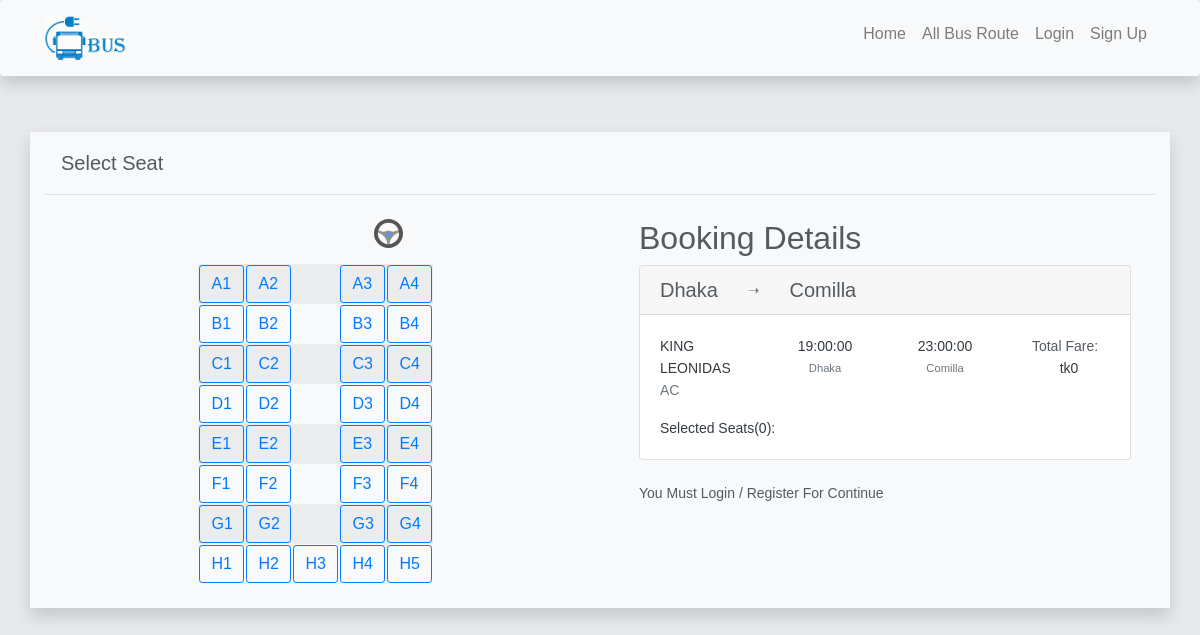
Page /booking.php?id=3 on the committed database.
### tables this page shows
CREATE TABLE `_all_bus` (
  `id` int(11) NOT NULL,
  `name` varchar(50) NOT NULL,
  `type` varchar(20) NOT NULL,
  `d_time` time NOT NULL,
  `d_place` varchar(20) NOT NULL,
  `a_time` time NOT NULL,
  `a_place` varchar(20) NOT NULL,
  `price` int(11) NOT NULL,
  `Sat` tinyint(1) NOT NULL,
  `Sun` tinyint(1) NOT NULL,
  `Mon` tinyint(1) NOT NULL,
  `Tue` tinyint(1) NOT NULL,
  `Wed` tinyint(1) NOT NULL,
  `Thu` tinyint(1) NOT NULL,
  `Fri` tinyint(1) NOT NULL,
  `number` int(20) NOT NULL
);

### booking.php (the view, shortened to what this page needs)
<?php
include 'include/header.php';
if(isset($_GET['id'])){
    $bus_id_get = $_GET['id'];
    $bus_check_query = "SELECT * FROM _all_bus WHERE id='$bus_id_get' LIMIT 1";
    $result = mysqli_query($conn, $bus_check_query);
    $bus = mysqli_fetch_assoc($result);
}
?>
<br>
<br>
<br>
<div class="container bg-light shadow">
    <div class="modal-header bg-light">
        <h5 class="modal-title">Select Seat</h5>
    </div>
    <div class="row">
        <div class="col-xs-12 col-lg-6 d-flex justify-content-center">
            <div class="rounded p-3 p-sm-4">
                <div class="row table">
                    <div class="col-9"></div>
                    <div class="col-3 d-flex justify-content-lg-end"><img src="img/steering-wheel.svg" alt="" width="40px"></div>
                </div>
            <table class="table-striped">
                <tr>
                    <td>
                        <div class="seat rounded-sm btn btn-outline-primary">A1</div>
                    </td>
                    <td>
                        <div class="seat rounded-sm btn btn-outline-primary">A2</div>
                    </td>
                    <td>
                    </td>
                    <td>
                        <div class="seat rounded-sm btn btn-outline-primary">A3</div>
                    </td>
                    <td>
                        <div class="seat rounded-sm btn btn-outline-primary">A4</div>
                    </td>
                </tr>
                <tr>
                    <td>
                        <div class="seat rounded-sm btn btn-outline-primary">B1</div>
                    </td>
                    <td>
                        <div class="seat rounded-sm btn btn-outline-primary">B2</div>
                    </td>
                    <td>
                    </td>
                    <td>
                        <div class="seat rounded-sm btn btn-outline-primary">B3</div>
                    </td>
                    <td>
                        <div class="seat rounded-sm btn btn-outline-primary">B4</div>
                    </td>
                </tr>
                <tr>
                    <td>
                        <div class="seat rounded-sm btn btn-outline-primary">C1</div>
                    </td>
                    <td>
                        <div class="seat rounded-sm btn btn-outline-primary">C2</div>
                    </td>
                    <td>
                    </td>
                    <td>
                        <div class="seat rounded-sm btn btn-outline-primary">C3</div>
                    </td>
                    <td>
                        <div class="seat rounded-sm btn btn-outline-primary">C4</div>
                    </td>
                </tr>
                <tr>
                    <td>
                        <div class="seat rounded-sm btn btn-outline-primary">D1</div>
                    </td>
                    <td>
                        <div class="seat rounded-sm btn btn-outline-primary">D2</div>
                    </td>
                    <td>
                    </td>
                    <td>
                        <div class="seat rounded-sm btn btn-outline-primary">D3</div>
                    </td>
                    <td>
                        <div class="seat rounded-sm btn btn-outline-primary">D4</div>
                    </td>
                </tr>
                <tr>
                    <td>
                        <div class="seat rounded-sm btn btn-outline-primary">E1</div>
                    </td>
                    <td>
                        <div class="seat rounded-sm btn btn-outline-primary">E2</div>
                    </td>
                    <td>
                    </td>
                    <td>
                        <div class="seat rounded-sm btn btn-outline-primary">E3</div>
                    </td>
                    <td>
                        <div class="seat rounded-sm btn btn-outline-primary">E4</div>
                    </td>
                </tr>
                <tr>
                    <td>
                        <div class="seat rounded-sm btn btn-outline-primary">F1</div>
                    </td>
                    <td>
                        <div class="seat rounded-sm btn btn-outline-primary">F2</div>
                    </td>
                    <td>
                    </td>
                    <td>
                        <div class="seat rounded-sm btn btn-outline-primary">F3</div>
                    </td>
                    <td>
                        <div class="seat rounded-sm btn btn-outline-primary">F4</div>
                    </td>
                </tr>
                <tr>
                    <td>
                        <div class="seat rounded-sm btn btn-outline-primary">G1</div>
                    </td>
                    <td>
                        <div class="seat rounded-sm btn btn-outline-primary">G2</div>
                    </td>
                    <td>
                    </td>
                    <td>
                        <div class="seat rounded-sm btn btn-outline-primary">G3</div>
                    </td>
                    <td>
                        <div class="seat rounded-sm btn btn-outline-primary">G4</div>
                    </td>
                </tr>
                <tr>
                    <td>
                        <div class="seat rounded-sm btn btn-outline-primary">H1</div>
                    </td>
                    <td>
                        <div class="seat rounded-sm btn btn-outline-primary">H2</div>
                    </td>
                    <td>
                        <div class="seat rounded-sm btn btn-outline-primary">H3</div>
                    </td>
                    <td>
                        <div class="seat rounded-sm btn btn-outline-primary">H4</div>
                    </td>
                    <td>
                        <div class="seat rounded-sm btn btn-outline-primary">H5</div>
                    </td>
                </tr>
            </table>
            </div>
        </div>
        <div class="col-xs-12 col-lg-6">
            <div class="shadow-md rounded p-3 p-sm-4 confirm-details">
            <div class="booking-details">
                <h2 >Booking Details</h2>
            </div>
                <form action="<?php $_SERVER['PHP_SELF'] ?>" method="post">
                    <?php
                    if(isset($_GET['id'])) {
                        ?>
                        <div class="card">
                            <div class="card-header">
                                <div class="row align-items-center trip-title">
                                    <div class="col-5 col-sm-auto text-center text-sm-left">
                                        <h5 name="" class="m-0 trip-place"><?php echo $bus['d_place']; ?></h5>
                                    </div>
                                    <div class="col-2 col-sm-auto text-8 text-black-50 text-center trip-arrow">➝</div>
                                    <div class="col-5 col-sm-auto text-center text-sm-left">
                                        <h5 class="m-0 trip-place"><?php echo $bus['a_place']; ?></h5>
                                    </div>
                                </div>
                            </div>
                            <div class="card-body">
                                <div class="row">
                                    <div class="col-12 col-sm-3 mb-3 mb-sm-0"><span
                                                class="text-3 text-dark operator-name"><?php echo $bus['name']; ?></span>
                                        <span class="text-muted d-block"><?php echo $bus['type']; ?></span></div>
                                    <div class="col col-sm-3 text-center time-info"><span
                                                class="text-5 text-dark"><?php echo $bus['d_time']; ?></span> <small
                                                class="text-muted d-block"><?php echo $bus['d_place']; ?></small></div>
                                    <div class="col col-sm-3 text-center time-info"><span
                                                class="text-5 text-dark"><?php echo $bus['a_time']; ?></span> <small
                                                class="text-muted d-block"><?php echo $bus['a_place']; ?></small></div>
                                    <div class="col col-sm-3 text-center d-none d-sm-block time-info"> Total Fare: <span
                                                class="text-dark text-5 font-weight-600 ml-2">tk<span id="total">0</span>
                                    </div>
                                    <div class="col-12 mt-3 text-dark">
                                        <div class="row">
                                            <div class="col">Selected Seats(<span id="counter">0</span>): </div>
                                        </div>
                                    </div>
                                </div>
                            </div>
                        </div>
                        <br>
                        <?php
                        if (isset($_SESSION['name'])) {
                            ?>
                            <button name="book" class="btn btn-primary btn-block">Continue</button>
                            <?php
                        } else {
                            ?>
                            You Must Login / Register For Continue
                            <?php
                        }
                        ?>
                        <?php
                    }
                    else{
                        echo 'error';
                    }
                    ?>
                </form>
            </div>
        </div>
        </div>
    </div>

### rows in the picture
_all_bus: d_place "Dhaka", a_place "Comilla", name "KING LEONIDAS", type "AC", d_time "19:00:00", a_time "23:00:00"
